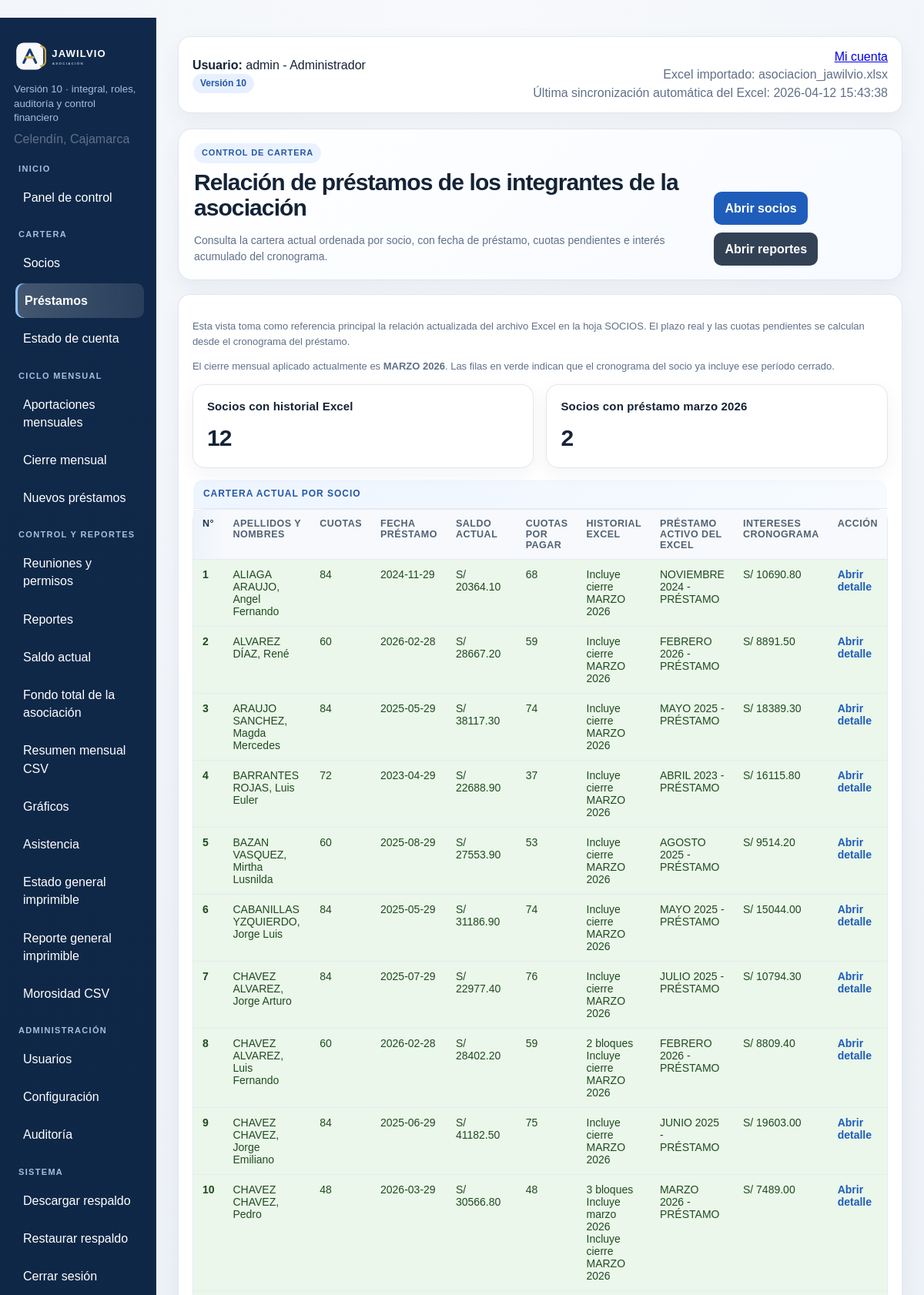
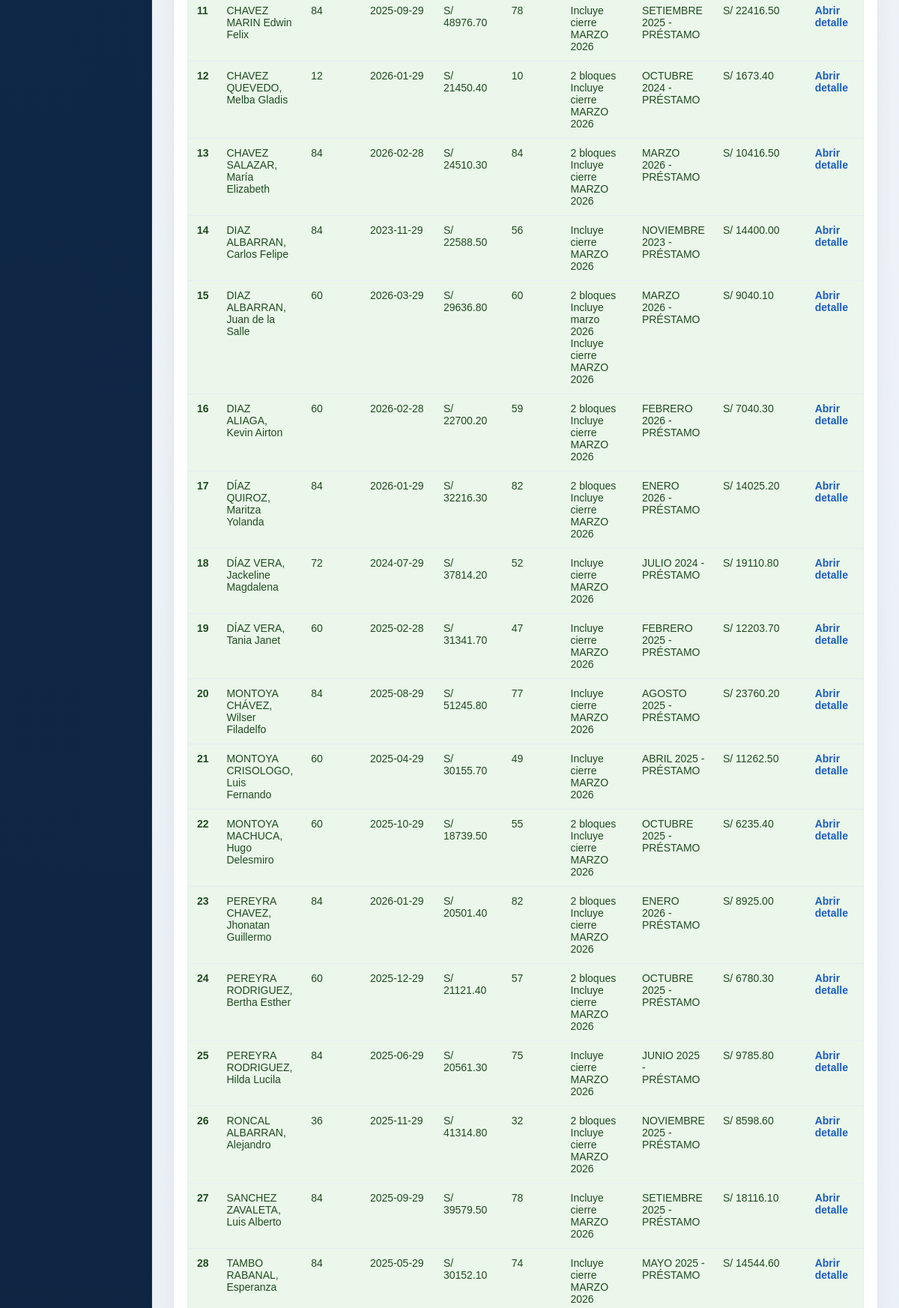
/prestamos (signed in, upper part), run on the app's committed database (2 pictures, top to bottom).
### tables this page shows
CREATE TABLE configuracion (
    clave TEXT PRIMARY KEY,
    valor TEXT
);

CREATE TABLE users (
    id INTEGER PRIMARY KEY AUTOINCREMENT,
    username TEXT UNIQUE NOT NULL,
    password TEXT NOT NULL,
    role TEXT NOT NULL
, estado TEXT NOT NULL DEFAULT 'Activo', creado_en TEXT, ultimo_acceso TEXT);

CREATE TABLE meta (
    clave TEXT PRIMARY KEY,
    valor TEXT
);

CREATE TABLE socios (
    id INTEGER PRIMARY KEY AUTOINCREMENT,
    numero INTEGER UNIQUE,
    nombre TEXT,
    meses INTEGER,
    fecha_prestamo TEXT,
    saldo REAL,
    mes_2026 TEXT,
    reunion TEXT,
    permisos TEXT
, plazo_balance INTEGER, dni TEXT, foto TEXT);

CREATE TABLE cuotas (
    id INTEGER PRIMARY KEY AUTOINCREMENT,
    socio_numero INTEGER,
    plazo INTEGER,
    fecha TEXT,
    prestamo REAL,
    interes REAL,
    abono_capital REAL,
    cuota REAL,
    saldo REAL,
    hoja_origen TEXT
);

### app/routes.py (the view)
@bp.route('/prestamos')
@login_required
def prestamos():
    with connect_db() as conn:
        periodo_cerrado = get_latest_closed_period(conn)
        prestamos_rows = conn.execute("""
            SELECT s.*,
                   COUNT(DISTINCT CASE WHEN c.plazo BETWEEN 1 AND 240 THEN c.plazo END) as cuotas_generadas,
                   COALESCE(MAX(CASE WHEN c.plazo BETWEEN 1 AND 240 THEN c.plazo END), s.plazo_balance, s.meses) as plazo_real,
                   COALESCE(SUM(CASE WHEN c.plazo BETWEEN 1 AND 240 THEN c.interes ELSE 0 END), 0) as interes_total,
                   MAX(h.saldo) as saldo_marzo_2026,
                   COALESCE(MAX(h.saldo), s.saldo, 0) as saldo_relacion
            FROM socios s
            LEFT JOIN cuotas c ON c.socio_numero = s.numero
            LEFT JOIN saldo_historico_mensual h ON h.socio_numero = s.numero AND h.periodo = '2026-03'
            GROUP BY s.id, s.numero, s.nombre, s.meses, s.plazo_balance, s.fecha_prestamo, s.saldo, s.mes_2026, s.reunion, s.permisos
            ORDER BY s.numero ASC
        """).fetchall()
        resumen_prestamos = conn.execute("""
            SELECT COUNT(*) as total_socios,
                   COALESCE(SUM(saldo_usado), 0) as saldo_total,
                   COALESCE(AVG(saldo_usado), 0) as saldo_promedio
            FROM (
                SELECT s.numero, COALESCE(MAX(h.saldo), s.saldo, 0) as saldo_usado
                FROM socios s
                LEFT JOIN saldo_historico_mensual h ON h.socio_numero = s.numero AND h.periodo = '2026-03'
                GROUP BY s.numero, s.saldo
            ) base
        """).fetchone()
        resumen_historial_excel = conn.execute(
            """
            SELECT COUNT(*) as socios_con_historial,
                   COALESCE(SUM(CASE WHEN tiene_marzo_2026 > 0 THEN 1 ELSE 0 END), 0) as socios_con_marzo_2026
            FROM (
                SELECT socio_numero,
                       COUNT(*) as total_bloques,
                       SUM(CASE WHEN es_activo=1 AND substr(fecha_inicio, 1, 7)='2026-03' THEN 1 ELSE 0 END) as tiene_marzo_2026
                FROM prestamos_excel_historial
                WHERE COALESCE(oculto_manual, 0)=0
                GROUP BY socio_numero
                HAVING COUNT(*) > 1
                   OR SUM(CASE WHEN es_activo=1 AND substr(fecha_inicio, 1, 7)='2026-03' THEN 1 ELSE 0 END) > 0
            ) base
            """
        ).fetchone()
        prestamos = []
        for row in prestamos_rows:
            item = dict(row)
            saldo_actual = item['saldo_relacion']
            match = conn.execute(
                """
                SELECT plazo
                FROM cuotas
                WHERE socio_numero=? AND plazo BETWEEN 0 AND 240 AND saldo IS NOT NULL
                ORDER BY ABS(saldo - ?) ASC, plazo DESC
                LIMIT 1
                """,
                (item['numero'], saldo_actual or 0),
            ).fetchone()
            plazo_match = match['plazo'] if match else 0
            plazo_real = item['plazo_real'] or item['plazo_balance'] or item['meses'] or 0
            item['cuotas_pendientes'] = max(int(plazo_real) - int(plazo_match), 0) if plazo_real else 0
            item['cuotas_pagadas'] = max(int(plazo_real) - int(item['cuotas_pendientes']), 0) if plazo_real else 0
            historial_excel = conn.execute(
                """
                SELECT COUNT(*) as total_bloques,
                       COALESCE(SUM(CASE WHEN es_activo=1 AND substr(fecha_inicio, 1, 7)='2026-03' THEN 1 ELSE 0 END), 0) as tiene_marzo_2026,
                       MAX(CASE WHEN es_activo=1 THEN COALESCE(titulo_manual, titulo) END) as titulo_activo,
                       MAX(CASE WHEN es_activo=1 THEN fecha_inicio END) as fecha_activa
                FROM prestamos_excel_historial
                WHERE socio_numero=?
                  AND COALESCE(oculto_manual, 0)=0
                """,
                (item['numero'],),
            ).fetchone()
            item['total_bloques_excel'] = historial_excel['total_bloques'] if historial_excel else 0
            item['tiene_historial_excel'] = 1 if historial_excel and (historial_excel['total_bloques'] or 0) > 1 else 0
            item['tiene_prestamo_marzo_2026'] = 1 if historial_excel and (historial_excel['tiene_marzo_2026'] or 0) > 0 else 0
            item['fecha_prestamo_vista'] = historial_excel['fecha_activa'] if historial_excel and historial_excel['fecha_activa'] else item['fecha_prestamo']
            item['titulo_prestamo_excel_activo'] = loan_title_visible(
                item['fecha_prestamo_vista'],
                historial_excel['titulo_activo'] if historial_excel and historial_excel['titulo_activo'] else None,
            )
            item['periodo_cerrado'] = periodo_cerrado
            item['periodo_cerrado_label'] = format_period_label(periodo_cerrado, periodo_cerrado) if periodo_cerrado else ''
            item['incluye_periodo_cerrado'] = False
            if periodo_cerrado:
                tiene_cuota_cerrada = conn.execute(
                    """
                    SELECT 1
                    FROM cuotas
                    WHERE socio_numero=?
                      AND plazo BETWEEN 1 AND 240
                      AND substr(fecha, 1, 7)=?
                    LIMIT 1
                    """,
                    (item['numero'], periodo_cerrado),
                ).fetchone()
                tiene_movimiento_cerrado = conn.execute(
                    """
                    SELECT 1
                    FROM obligaciones_mensuales
                    WHERE periodo=?
                      AND socio_numero=?
                      AND (
                        COALESCE(cuota_prestamo, 0) > 0
                        OR substr(COALESCE(fecha_prestamo, ''), 1, 7)=?
                      )
                    LIMIT 1
                    """,
                    (periodo_cerrado, item['numero'], periodo_cerrado),
                ).fetchone()
                item['incluye_periodo_cerrado'] = bool(tiene_cuota_cerrada or tiene_movimiento_cerrado)
            prestamos.append(item)
    return render_template(
        'prestamos.html',
        prestamos=prestamos,
        resumen_prestamos=resumen_prestamos,
        resumen_historial_excel=resumen_historial_excel,
        periodo_cerrado=periodo_cerrado,
        periodo_cerrado_label=format_period_label(periodo_cerrado, periodo_cerrado) if periodo_cerrado else '',
    )

### app/templates/prestamos.html (shortened to what this page needs)
﻿{% extends 'base.html' %}
{% block content %}
<div class="module-header">
  <div>
    <div class="module-eyebrow">Control de cartera</div>
    <h2>Relación de préstamos de los integrantes de la asociación</h2>
    <p class="module-subtitle">Consulta la cartera actual ordenada por socio, con fecha de préstamo, cuotas pendientes e interés acumulado del cronograma.</p>
  </div>
  <div class="module-actions">
    <a class="btn" href="{{ url_for('main.socios') }}">Abrir socios</a>
    <a class="btn secondary" href="{{ url_for('main.reportes') }}">Abrir reportes</a>
  </div>
</div>
<div class="section card">
  <p class="small-note">Esta vista toma como referencia principal la relación actualizada del archivo Excel en la hoja SOCIOS. El plazo real y las cuotas pendientes se calculan desde el cronograma del préstamo.</p>
  {% if periodo_cerrado %}
  <p class="small-note">El cierre mensual aplicado actualmente es <strong>{{ periodo_cerrado_label }}</strong>. Las filas en verde indican que el cronograma del socio ya incluye ese período cerrado.</p>
  {% endif %}
  <div class="grid" style="margin-bottom:14px;">
    <div class="card">
      <h3>Socios con historial Excel</h3>
      <div class="big">{{ resumen_historial_excel.socios_con_historial or 0 }}</div>
    </div>
    <div class="card">
      <h3>Socios con préstamo marzo 2026</h3>
      <div class="big">{{ resumen_historial_excel.socios_con_marzo_2026 or 0 }}</div>
    </div>
  </div>
  <table>
    <caption>Cartera actual por socio</caption>
    <thead><tr><th>N°</th><th>Apellidos y nombres</th><th>Cuotas</th><th>Fecha préstamo</th><th>Saldo actual</th><th>Cuotas por pagar</th><th>Historial Excel</th><th>Préstamo activo del Excel</th><th>Intereses cronograma</th><th>Acción</th></tr></thead>
    <tbody>
    {% for p in prestamos %}
      {% set row_class = 'cronograma-cerrado' if p.incluye_periodo_cerrado else '' %}
      <tr class="{{ row_class }}">
        <td>{{ p.numero }}</td>
        <td>{{ p.nombre }}</td>
        <td>{{ p.plazo_real or p.plazo_balance or p.meses or 0 }}</td>
        <td>{{ p.fecha_prestamo_vista or p.fecha_prestamo or '-' }}</td>
        <td>S/ {{ '%.2f'|format(p.saldo_relacion or 0) }}</td>
        <td>{{ p.cuotas_pendientes or 0 }}</td>
        <td>
          {% if p.tiene_historial_excel %}
            {{ p.total_bloques_excel }} bloques
            {% if p.tiene_prestamo_marzo_2026 %}<br>Incluye marzo 2026{% endif %}
            {% if p.incluye_periodo_cerrado and p.periodo_cerrado_label %}<br>Incluye cierre {{ p.periodo_cerrado_label }}{% endif %}
          {% elif p.tiene_prestamo_marzo_2026 %}
            Marzo 2026
            {% if p.incluye_periodo_cerrado and p.periodo_cerrado_label %}<br>Incluye cierre {{ p.periodo_cerrado_label }}{% endif %}
          {% elif p.incluye_periodo_cerrado and p.periodo_cerrado_label %}
            Incluye cierre {{ p.periodo_cerrado_label }}
          {% else %}
            Un solo bloque
          {% endif %}
        </td>
        <td>{{ p.titulo_prestamo_excel_activo or '-' }}</td>
        <td>S/ {{ '%.2f'|format(p.interes_total or 0) }}</td>
        <td><a href="{{ url_for('main.socio_detalle', numero=p.numero) }}">Abrir detalle</a></td>
      </tr>
    {% endfor %}
    </tbody>
  </table>
</div>
{% endblock %}

### app/templates/base.html (shortened to what this page needs)
<!doctype html>
<html lang="es">
<head>
  <link rel="stylesheet" href="{{ url_for('static', filename='css/style.css') }}">
</head>
<body>
{% if session.get('user_id') %}
<div class="layout">
  <aside class="sidebar">
    <div class="sidebar-brand">
      <img class="sidebar-logo" src="{{ url_for('static', filename='img/logo_jawilvio_dark.svg') }}" alt="Logo JAWILVIO">
    </div>
    <small>Versión 10 · integral, roles, auditoría y control financiero</small>
    <div class="muted" style="margin-top:6px">{{ app_ubicacion }}</div>
    <nav class="nav" style="margin-top:20px">
      <div class="nav-section-title">Inicio</div>
      {% if can_access('main.dashboard') %}<a class="{% if request.endpoint == 'main.dashboard' %}active{% endif %}" href="{{ url_for('main.dashboard') }}">Panel de control</a>{% endif %}
      <div class="nav-section-title">Cartera</div>
      {% if can_access('main.socios') %}<a class="{% if request.endpoint == 'main.socios' %}active{% endif %}" href="{{ url_for('main.socios') }}">Socios</a>{% endif %}
      {% if can_access('main.prestamos') %}<a class="{% if request.endpoint == 'main.prestamos' %}active{% endif %}" href="{{ url_for('main.prestamos') }}">Préstamos</a>{% endif %}
      {% if can_access('main.estado_cuenta') %}<a class="" href="{{ url_for('main.estado_cuenta') }}">Estado de cuenta</a>{% endif %}
      <div class="nav-section-title">Ciclo mensual</div>
      {% if can_access('main.aportaciones_mensuales') %}<a class="{% if request.endpoint == 'main.aportaciones_mensuales' %}active{% endif %}" href="{{ url_for('main.aportaciones_mensuales') }}">Aportaciones mensuales</a>{% endif %}
      {% if can_access('main.cierre_mensual') %}<a class="{% if request.endpoint == 'main.cierre_mensual' %}active{% endif %}" href="{{ url_for('main.cierre_mensual') }}">Cierre mensual</a>{% endif %}
      {% if can_access('main.nuevos_prestamos') %}<a class="{% if request.endpoint == 'main.nuevos_prestamos' %}active{% endif %}" href="{{ url_for('main.nuevos_prestamos') }}">Nuevos préstamos</a>{% endif %}
      <div class="nav-section-title">Control y reportes</div>
      {% if can_access('main.reuniones') %}<a class="{% if request.endpoint == 'main.reuniones' %}active{% endif %}" href="{{ url_for('main.reuniones') }}">Reuniones y permisos</a>{% endif %}
      {% if can_access('main.reportes') %}<a class="{% if request.endpoint == 'main.reportes' %}active{% endif %}" href="{{ url_for('main.reportes') }}">Reportes</a>{% endif %}
      {% if can_access('main.saldo_actual') %}<a class="" href="{{ url_for('main.saldo_actual') }}">Saldo actual</a>{% endif %}
      {% if can_access('main.fondo_total') %}<a class="{% if request.endpoint == 'main.fondo_total' %}active{% endif %}" href="{{ url_for('main.fondo_total') }}">Fondo total de la asociación</a>{% endif %}
      {% if can_access('main.reporte_mensual_csv') %}<a class="{% if request.endpoint == 'main.reporte_mensual_csv' %}active{% endif %}" href="{{ url_for('main.reporte_mensual_csv') }}">Resumen mensual CSV</a>{% endif %}
      {% if can_access('main.graficos') %}<a class="{% if request.endpoint == 'main.graficos' %}active{% endif %}" href="{{ url_for('main.graficos') }}">Gráficos</a>{% endif %}
      {% if can_access('main.asistencia') %}<a class="{% if request.endpoint == 'main.asistencia' %}active{% endif %}" href="{{ url_for('main.asistencia') }}">Asistencia</a>{% endif %}
      {% if can_access('main.pdf_estado_general') %}<a class="{% if request.endpoint == 'main.pdf_estado_general' %}active{% endif %}" href="{{ url_for('main.pdf_estado_general') }}">Estado general imprimible</a>{% endif %}
      {% if can_access('main.reporte_imprimible') %}<a class="{% if request.endpoint == 'main.reporte_imprimible' %}active{% endif %}" href="{{ url_for('main.reporte_imprimible') }}">Reporte general imprimible</a>{% endif %}
      {% if can_access('main.reporte_morosos_csv') %}<a class="{% if request.endpoint == 'main.reporte_morosos_csv' %}active{% endif %}" href="{{ url_for('main.reporte_morosos_csv') }}">Morosidad CSV</a>{% endif %}
      {% if can_access('main.usuarios') %}
      <div class="nav-section-title">Administración</div>
      <a class="{% if request.endpoint == 'main.usuarios' %}active{% endif %}" href="{{ url_for('main.usuarios') }}">Usuarios</a>
      <a class="{% if request.endpoint == 'main.configuracion' %}active{% endif %}" href="{{ url_for('main.configuracion') }}">Configuración</a>
      <a class="{% if request.endpoint == 'main.auditoria' %}active{% endif %}" href="{{ url_for('main.auditoria') }}">Auditoría</a>
      {% endif %}
      <div class="nav-section-title">Sistema</div>
      {% if can_access('main.backup') %}<a class="{% if request.endpoint == 'main.backup' %}active{% endif %}" href="{{ url_for('main.backup') }}">Descargar respaldo</a>{% endif %}
      {% if can_access('main.restaurar_respaldo') %}<a class="{% if request.endpoint == 'main.restaurar_respaldo' %}active{% endif %}" href="{{ url_for('main.restaurar_respaldo') }}">Restaurar respaldo</a>{% endif %}
      <a href="{{ url_for('main.logout') }}">Cerrar sesión</a>
    </nav>
  </aside>
  <main class="content">
    <div class="topbar">
      <div><strong>Usuario:</strong> {{ session.get('username') }} - {{ session.get('role') }}<br><span class="badge">Versión 10</span></div>
      <div class="muted" style="text-align:right">
        <div><a href="{{ url_for('main.mi_cuenta') }}">Mi cuenta</a></div>
        <div>Excel importado: {{ excel_importado }}</div>
        {% if excel_sync_at %}
        <div>Última sincronización automática del Excel: {{ excel_sync_at }}</div>
        {% endif %}
      </div>
    </div>
    {% block content %}{% endblock %}
  </main>
</div>
{% else %}
{% block auth %}{% endblock %}
{% endif %}
</body>
</html>

### data on the page
configuracion: valor "Celendín, Cajamarca"
users: get "admin", get "Administrador"
meta: valor "asociacion_jawilvio.xlsx"
meta: valor "2026-04-12 15:43:38"
socios: numero "1", nombre "ALIAGA ARAUJO, Angel Fernando", plazo_balance "84", fecha_prestamo "2024-11-29", saldo_relacion "20364.10", cuotas_pendientes "68", periodo_cerrado_label "MARZO 2026", titulo_prestamo_excel_activo "NOVIEMBRE 2024 - PRÉSTAMO", interes_total "10690.80"
socios: numero "2", nombre "ALVAREZ DÍAZ, René", plazo_real "60", fecha_prestamo "2026-02-28", saldo_relacion "28667.20", cuotas_pendientes "59", periodo_cerrado_label "MARZO 2026", titulo_prestamo_excel_activo "FEBRERO 2026 - PRÉSTAMO", interes_total "8891.50"
socios: numero "3", nombre "ARAUJO SANCHEZ, Magda Mercedes", plazo_real "84", fecha_prestamo "2025-05-29", saldo_relacion "38117.30", cuotas_pendientes "74", periodo_cerrado_label "MARZO 2026", titulo_prestamo_excel_activo "MAYO 2025 - PRÉSTAMO", interes_total "18389.30"
socios: numero "4", nombre "BARRANTES ROJAS, Luis Euler", plazo_real "72", fecha_prestamo "2023-04-29", saldo_relacion "22688.90", cuotas_pendientes "37", periodo_cerrado_label "MARZO 2026", titulo_prestamo_excel_activo "ABRIL 2023 - PRÉSTAMO", interes_total "16115.80"
socios: numero "5", nombre "BAZAN VASQUEZ, Mirtha Lusnilda", plazo_real "60", fecha_prestamo "2025-08-29", saldo_relacion "27553.90", cuotas_pendientes "53", periodo_cerrado_label "MARZO 2026", titulo_prestamo_excel_activo "AGOSTO 2025 - PRÉSTAMO", interes_total "9514.20"
socios: numero "6", nombre "CABANILLAS YZQUIERDO, Jorge Luis", plazo_real "84", fecha_prestamo "2025-05-29", saldo_relacion "31186.90", cuotas_pendientes "74", periodo_cerrado_label "MARZO 2026", titulo_prestamo_excel_activo "MAYO 2025 - PRÉSTAMO", interes_total "15044.00"
socios: numero "7", nombre "CHAVEZ ALVAREZ, Jorge Arturo", plazo_real "84", fecha_prestamo "2025-07-29", saldo_relacion "22977.40", cuotas_pendientes "76", periodo_cerrado_label "MARZO 2026", titulo_prestamo_excel_activo "JULIO 2025 - PRÉSTAMO", interes_total "10794.30"
socios: nombre "CHAVEZ ALVAREZ, Luis Fernando"
socios: numero "9", nombre "CHAVEZ CHAVEZ, Jorge Emiliano", plazo_real "84", fecha_prestamo "2025-06-29", saldo_relacion "41182.50", cuotas_pendientes "75", periodo_cerrado_label "MARZO 2026", titulo_prestamo_excel_activo "JUNIO 2025 - PRÉSTAMO", interes_total "19603.00"
socios: nombre "CHAVEZ CHAVEZ, Pedro"
socios: numero "11", nombre "CHAVEZ MARIN Edwin Felix", plazo_real "84", fecha_prestamo "2025-09-29", saldo_relacion "48976.70", cuotas_pendientes "78", periodo_cerrado_label "MARZO 2026", titulo_prestamo_excel_activo "SETIEMBRE 2025 - PRÉSTAMO", interes_total "22416.50"
cuotas: numero "12", nombre "CHAVEZ QUEVEDO, Melba Gladis", plazo_real "12", fecha_prestamo_vista "2026-01-29", saldo "21450.40", cuotas_pendientes "10", total_bloques_excel "2", periodo_cerrado_label "MARZO 2026", titulo_prestamo_excel_activo "OCTUBRE 2024 - PRÉSTAMO", interes_total "1673.40"
socios: numero "13", nombre "CHAVEZ SALAZAR, María Elizabeth", plazo_real "84", fecha_prestamo "2026-02-28", saldo_relacion "24510.30", cuotas_pendientes "84", total_bloques_excel "2", periodo_cerrado_label "MARZO 2026", titulo_prestamo_excel_activo "MARZO 2026 - PRÉSTAMO", interes_total "10416.50"
socios: numero "14", nombre "DIAZ ALBARRAN, Carlos Felipe", plazo_real "84", fecha_prestamo "2023-11-29", saldo_relacion "22588.50", cuotas_pendientes "56", periodo_cerrado_label "MARZO 2026", titulo_prestamo_excel_activo "NOVIEMBRE 2023 - PRÉSTAMO", interes_total "14400.00"
socios: nombre "DIAZ ALBARRAN, Juan de la Salle"
socios: nombre "DIAZ ALIAGA, Kevin Airton"
socios: nombre "DÍAZ QUIROZ, Maritza Yolanda"
socios: numero "18", nombre "DÍAZ VERA, Jackeline Magdalena", plazo_real "72", fecha_prestamo "2024-07-29", saldo_relacion "37814.20", cuotas_pendientes "52", periodo_cerrado_label "MARZO 2026", titulo_prestamo_excel_activo "JULIO 2024 - PRÉSTAMO", interes_total "19110.80"
socios: numero "19", nombre "DÍAZ VERA, Tania Janet", plazo_real "60", fecha_prestamo "2025-02-28", saldo_relacion "31341.70", cuotas_pendientes "47", periodo_cerrado_label "MARZO 2026", titulo_prestamo_excel_activo "FEBRERO 2025 - PRÉSTAMO", interes_total "12203.70"
socios: numero "20", nombre "MONTOYA CHÁVEZ, Wilser Filadelfo", plazo_real "84", fecha_prestamo "2025-08-29", saldo_relacion "51245.80", cuotas_pendientes "77", periodo_cerrado_label "MARZO 2026", titulo_prestamo_excel_activo "AGOSTO 2025 - PRÉSTAMO", interes_total "23760.20"
socios: numero "21", nombre "MONTOYA CRISOLOGO, Luis Fernando", plazo_real "60", fecha_prestamo "2025-04-29", saldo_relacion "30155.70", cuotas_pendientes "49", periodo_cerrado_label "MARZO 2026", titulo_prestamo_excel_activo "ABRIL 2025 - PRÉSTAMO", interes_total "11262.50"
socios: numero "22", nombre "MONTOYA MACHUCA, Hugo Delesmiro", plazo_real "60", fecha_prestamo "2025-10-29", saldo_relacion "18739.50", cuotas_pendientes "55", total_bloques_excel "2", periodo_cerrado_label "MARZO 2026", titulo_prestamo_excel_activo "OCTUBRE 2025 - PRÉSTAMO", interes_total "6235.40"
socios: numero "23", nombre "PEREYRA CHAVEZ, Jhonatan Guillermo", plazo_balance "84", fecha_prestamo "2026-01-29", saldo_relacion "20501.40", cuotas_pendientes "82", total_bloques_excel "2", periodo_cerrado_label "MARZO 2026", titulo_prestamo_excel_activo "ENERO 2026 - PRÉSTAMO", interes_total "8925.00"
socios: numero "24", nombre "PEREYRA RODRIGUEZ, Bertha Esther", plazo_real "60", fecha_prestamo "2025-12-29", saldo_relacion "21121.40", cuotas_pendientes "57", total_bloques_excel "2", periodo_cerrado_label "MARZO 2026", titulo_prestamo_excel_activo "OCTUBRE 2025 - PRÉSTAMO", interes_total "6780.30"
socios: numero "25", nombre "PEREYRA RODRIGUEZ, Hilda Lucila", plazo_real "84", fecha_prestamo "2025-06-29", saldo_relacion "20561.30", cuotas_pendientes "75", periodo_cerrado_label "MARZO 2026", titulo_prestamo_excel_activo "JUNIO 2025 - PRÉSTAMO", interes_total "9785.80"
socios: numero "26", nombre "RONCAL ALBARRAN, Alejandro", plazo_real "36", fecha_prestamo "2025-11-29", saldo_relacion "41314.80", cuotas_pendientes "32", total_bloques_excel "2", periodo_cerrado_label "MARZO 2026", titulo_prestamo_excel_activo "NOVIEMBRE 2025 - PRÉSTAMO", interes_total "8598.60"
socios: numero "27", nombre "SANCHEZ ZAVALETA, Luis Alberto", plazo_real "84", fecha_prestamo "2025-09-29", saldo_relacion "39579.50", cuotas_pendientes "78", periodo_cerrado_label "MARZO 2026", titulo_prestamo_excel_activo "SETIEMBRE 2025 - PRÉSTAMO", interes_total "18116.10"
socios: numero "28", nombre "TAMBO RABANAL, Esperanza", plazo_real "84", fecha_prestamo "2025-05-29", saldo_relacion "30152.10", cuotas_pendientes "74", periodo_cerrado_label "MARZO 2026", titulo_prestamo_excel_activo "MAYO 2025 - PRÉSTAMO", interes_total "14544.60"

### other printed values
{{ periodo_cerrado_label }} "MARZO 2026"
{{ resumen_historial_excel.socios_con_historial or 0 }} "12"
{{ resumen_historial_excel.socios_con_marzo_2026 or 0 }} "2"
{{ p.numero }} "8" "10" "15" "16" "17"
{{ p.plazo_real or p.plazo_balance or p.meses or 0 }} "60" "48" "60" "60" "84"
{{ p.fecha_prestamo_vista or p.fecha_prestamo or '-' }} "2026-02-28" "2026-03-29" "2026-03-29" "2026-02-28" "2026-01-29"
{{ '%.2f'|format(p.saldo_relacion or 0) }} "28402.20" "30566.80" "29636.80" "22700.20" "32216.30"
{{ p.cuotas_pendientes or 0 }} "59" "48" "60" "59" "82"
{{ p.total_bloques_excel }} "2" "3" "2" "2" "2"
{{ p.periodo_cerrado_label }} "MARZO 2026" "MARZO 2026" "MARZO 2026" "MARZO 2026" "MARZO 2026"
{{ p.titulo_prestamo_excel_activo or '-' }} "FEBRERO 2026 - PRÉSTAMO" "MARZO 2026 - PRÉSTAMO" "MARZO 2026 - PRÉSTAMO" "FEBRERO 2026 - PRÉSTAMO" "ENERO 2026 - PRÉSTAMO"
{{ '%.2f'|format(p.interes_total or 0) }} "8809.40" "7489.00" "9040.10" "7040.30" "14025.20"
